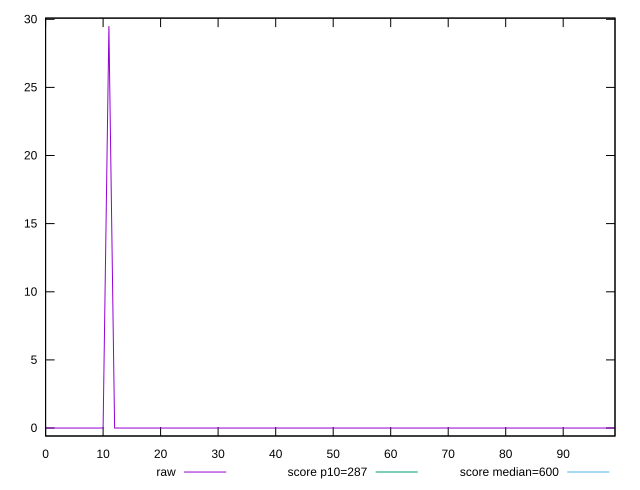

Generate this figure with gnuplot:
reset

$raw <<EOF
0 0
1 0
2 0
3 0
4 0
5 0
6 0
7 0
8 0
9 0
10 0
11 29.5
12 0
13 0
14 0
15 0
16 0
17 0
18 0
19 0
20 0
21 0
22 0
23 0
24 0
25 0
26 0
27 0
28 0
29 0
30 0
31 0
32 0
33 0
34 0
35 0
36 0
37 0
38 0
39 0
40 0
41 0
42 0
43 0
44 0
45 0
46 0
47 0
48 0
49 0
50 0
51 0
52 0
53 0
54 0
55 0
56 0
57 0
58 0
59 0
60 0
61 0
62 0
63 0
64 0
65 0
66 0
67 0
68 0
69 0
70 0
71 0
72 0
73 0
74 0
75 0
76 0
77 0
78 0
79 0
80 0
81 0
82 0
83 0
84 0
85 0
86 0
87 0
88 0
89 0
90 0
91 0
92 0
93 0
94 0
95 0
96 0
97 0
98 0
99 0
EOF

set key outside below
set xrange [0:99]
set yrange [-0.59:30.09]
set trange [-0.59:30.09]
set terminal svg size 640, 490 enhanced background rgb 'white'
set output "report_00007_2020-12-11T15:55:29.892Z/total-blocking-time/samples/pages+cached+noexternal+nosvg/raw/values.svg"

plot $raw title "raw" with line, \
     287 title "score p10=287", \
     600 title "score median=600"

reset
